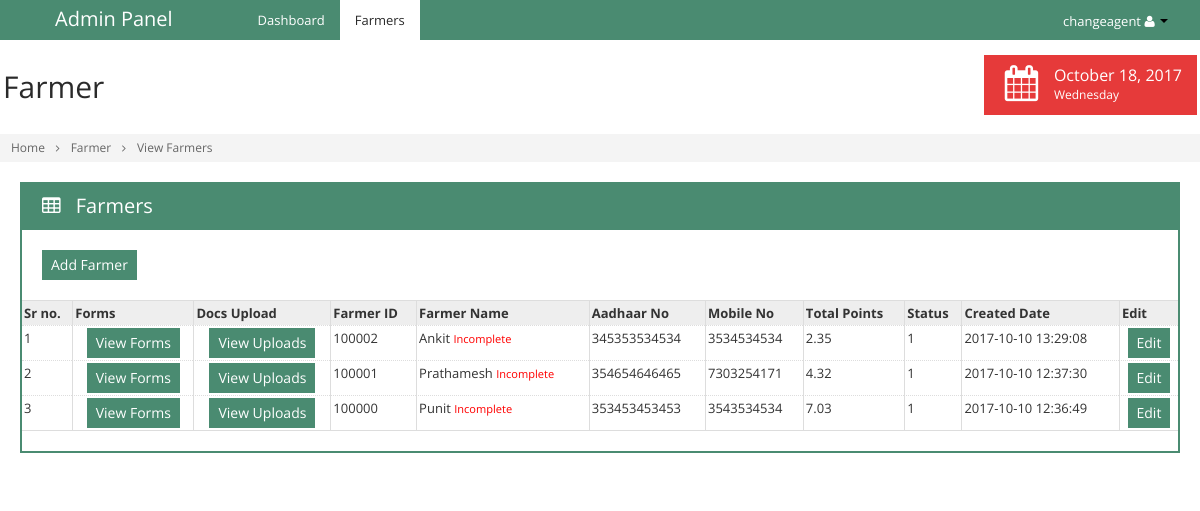
Screenshot of /view_farmers.php?pag=farmers (signed in) with the database file from the repository.
### tables this page shows
CREATE TABLE IF NOT EXISTS `tbl_farmers` (
  `id` int(11) NOT NULL AUTO_INCREMENT,
  `fm_caid` int(11) NOT NULL,
  `fm_id` int(11) NOT NULL,
  `fm_name` varchar(255) NOT NULL,
  `fm_aadhar` bigint(11) NOT NULL,
  `fm_mobileno` bigint(11) NOT NULL,
  `fm_loan` varchar(255) NOT NULL,
  `fm_amount` varchar(255) NOT NULL,
  `fm_status` int(11) NOT NULL,
  `fm_createddt` datetime NOT NULL,
  `fm_createdby` varchar(255) NOT NULL,
  `fm_modifieddt` datetime NOT NULL,
  `fm_modifiedby` varchar(255) NOT NULL,
  PRIMARY KEY (`id`)
);

CREATE TABLE IF NOT EXISTS `tbl_points` (
  `id` int(11) NOT NULL AUTO_INCREMENT,
  `fm_id` int(11) NOT NULL,
  `pt_frm1` varchar(11) NOT NULL,
  `pt_frm2` varchar(11) NOT NULL,
  `pt_frm3` varchar(11) NOT NULL,
  `pt_frm4` varchar(11) NOT NULL,
  `pt_frm5` varchar(11) NOT NULL,
  `pt_frm6` varchar(11) NOT NULL,
  `pt_frm7` varchar(11) NOT NULL,
  `pt_frm8` varchar(11) NOT NULL,
  `pt_frm8_fh` varchar(11) NOT NULL,
  `pt_frm9` varchar(11) NOT NULL,
  `pt_frm10` varchar(11) NOT NULL,
  `pt_frm11` varchar(11) NOT NULL,
  `pt_frm12` varchar(11) NOT NULL,
  `pt_frm13` varchar(11) NOT NULL,
  `pt_frm14` varchar(11) NOT NULL,
  PRIMARY KEY (`id`)
);

### include/query-helper.php (called while the page is built, shortened)
<?php
	function lookup_value($table,$col_array,$where,$not_where_array=array(),$and_like_array=array(),$or_like_array=array())
	{
		global $db_con;
		$colums  =implode(',',$col_array);
		$col     =1;
		if($colums=="")
		{
			$colums =' * ';
			$col    ="";
		}
		$sql =" SELECT ".$colums." FROM ".$table." ";
		$sql .=" WHERE 1 = 1 ";
		if(!empty($where))
		{
			foreach($where as $field1 => $value1 )
			{
				$sql  .= " AND ".$field1 ."='".$value1."' ";
			}
		}
		$result	   = mysqli_query($db_con,$sql) or die(mysqli_error($db_con));
		$nums      = mysqli_num_rows($result);
		if($nums !=0)
		{
			if($col=="")
			{
				return $result;
			}
			else
			{
				$row = mysqli_fetch_array($result);
				return $row[$colums];
			}
		}
		else
		{
			return false;
		}
	}
?>

### view_farmers.php (the view, shortened to what this page needs)
<?php
	include('include/connection.php');
	include('include/query-helper.php');
		?>
        <?php
	$ca_id	= $_SESSION['ca_id'];
    if($_SESSION['userType']=="Admin")
    {
        $sql   = "select * from tbl_farmers order by id desc";
    }
    else
    {
       $sql	= "select * from tbl_farmers where fm_caid='".$ca_id."' order by id desc";
    }
	$res	= mysqli_query($db_con,$sql) or die(mysqli_error($db_con));
	$r		= 1;
?>
<!doctype html>
<html>
    <head>
    </head>
    <body class="<?php echo $theme_name; ?>" data-theme="<?php echo $theme_name; ?>">
        <div class="container-fluid" id="content">
            <div id="main" style="margin-left:0px !important">
                <div class="container-fluid">
                    <div class="row-fluid">
                        <div class="span12">
                            <div class="box box-color box-bordered">
                                <div class="box-title">
                                    <h3>
                                        <i class="icon-table"></i>
                                        Farmers
                                    </h3>
                                </div>
                                <div class="box-content nopadding">
                                    <div style="padding:20px">
                                        <a href="add_farmers.php?pag=farmers" class="btn btn-primary">
                                            Add Farmer
                                        </a>
                                    </div>
                                    <form id="mainform" action="deletefarmers.php" method="post">
                                        <div id="comp_1">
                                            <table class="table table-bordered dataTable dataTable-scroll-x">
                                                <thead>
                                                    <tr>
                                                        <th>Sr no.</th>
                                                        <th>Forms</th>
                                                        <th>Docs Upload</th>
                                                        <th>Farmer ID</th>
                                                        <th>Farmer Name</th>
                                                        <th>Aadhaar No</th>
                                                        <th>Mobile No</th>
                                                        <th>Total Points</th>
                                                        <th>Status</th>
                                                        <th class='hidden-350'>Created Date</th>
                                                        <th>Edit</th>
                                                    </tr>
                                                </thead>
                                                <tbody>
                                                    <?php
                                                    while($row = mysqli_fetch_array($res))
                                                    {
														$result = lookup_value('tbl_points',array(),array("fm_id"=>$row['fm_id']),array(),array(),array());
														if($result)
														{
															$num	= mysqli_num_rows($result);
															if($num != 0)
															{
																$pt_row	= mysqli_fetch_array($result);
															}
														}
														$sum_of_points	= $pt_row['pt_frm1'] + $pt_row['pt_frm2'] + $pt_row['pt_frm3'] + $pt_row['pt_frm4'] + $pt_row['pt_frm5'] + $pt_row['pt_frm6'] + $pt_row['pt_frm7'] + $pt_row['pt_frm8'] + $pt_row['pt_frm8_fh'] + $pt_row['pt_frm9'] + $pt_row['pt_frm10'] + $pt_row['pt_frm11'] + $pt_row['pt_frm12'] + $pt_row['pt_frm13'] + $pt_row['pt_frm14'];
														$avg_of_points	= round($sum_of_points / 15, 2);
                                                        ?>
                                                        <tr>
                                                            <td><?php echo $r; ?></td>
                                                            <td style="text-align:center;">
                                                            	<a href="get_farmer_details.php?pag=farmers&fm_id=<?php echo $row['fm_id']; ?>" class="btn btn-primary">View Forms</a>
                                                            </td>
                                                            <td style="text-align:center;">
                                                                <a href="get_farmerdoc.php?pag=farmers&fm_id=<?php echo $row['fm_id']; ?>" class="btn btn-primary">View Uploads</a>
                                                            </td>
                                                            <td><?php echo $row['fm_id']; ?></td>
                                                            <td><?php echo ucwords($row['fm_name']); ?>
                                                            <?php
                                                            $sql_check_point  	= " SELECT * FROM tbl_points ";
															$sql_check_point  	.= " WHERE pt_frm1 !='' AND pt_frm2 !='' ";
															$sql_check_point  	.= " 	AND pt_frm3 !='' AND pt_frm8_fh !='' ";
															$sql_check_point  	.= " 	AND pt_frm6 !='' AND pt_frm7 !='' ";
															$sql_check_point  	.= " 	AND pt_frm8 !='' AND pt_frm9 !='' ";
															$sql_check_point  	.= " 	AND pt_frm10 !='' AND pt_frm5 !='' ";
															$sql_check_point  	.= " 	AND pt_frm12 !='' AND pt_frm13 !='' ";
															$sql_check_point  	.= " 	AND pt_frm11 !='' ";
															$sql_check_point  	.= " 	AND fm_id='".$row['fm_id']."' ";
                                                            $res_check_point  = mysqli_query($db_con,$sql_check_point) or die(mysqli_error($db_con));
                                                            $num_check_point  = mysqli_num_rows($res_check_point);
                                                            if($num_check_point==0)
                                                            {
                                                                echo '<small style="color:red">Incomplete</small>';
                                                            }
                                                            else
                                                            {
                                                                echo '<small style="color:green">Complete</small>';
                                                            }
                                                            ?>
                                                            </td>
                                                            <td><?php echo $row['fm_aadhar']; ?></td>
                                                            <td><?php echo $row['fm_mobileno']; ?></td>
                                                            <td><?php echo $avg_of_points; ?></td>
                                                            <td><?php echo $row['fm_status']; ?></td>
                                                            <td><?php echo $row['fm_createddt']; ?></td>
                                                            <td style="text-align:center;">
                                                            	<a href="edit_farmer.php?pag=farmers&fm_id=<?php echo $row['fm_id']; ?>" class="btn btn-primary">Edit</a>
                                                            </td>
                                                        </tr>
                                                        <?php
                                                        $r++;
                                                    }
                                                    ?>
                                                </tbody>
                                            </table>
                                        </div>
                                    </form>
                                </div>
                            </div>
                        </div>
                    </div>
                </div>
            </div>
       	</div>
	</body>
</html>

### css/themes.css (style rules this page uses)
.theme-green .btn.btn-primary { background: #4A8B71 }
.theme-green a { color: #4A8B71 }
.theme-green .btn { color: #333 }
.theme-green .btn.btn-primary { background: #4A8B71; color: #fff }
.theme-green #main .box.box-color .box-title { background: #4A8B71 }
.theme-green #main .box.box-bordered.box-color .box-title { border-color: #4A8B71 }
.theme-green #main .box.box-bordered.box-color .box-content { border-color: #4A8B71 }

### rows the page displays
tbl_farmers: fm "100002", fm_name "Ankit", fm_aadhar "345353534534", fm_mobileno "3534534534", tbl_points.pt_frm1+pt_frm2+pt_frm3 "2.35", fm_status "1", fm_createddt "2017-10-10 13:29:08"
tbl_farmers: fm "100001", fm_name "Prathamesh", fm_aadhar "354654646465", fm_mobileno "7303254171", tbl_points.pt_frm1+pt_frm2+pt_frm3 "4.32", fm_status "1", fm_createddt "2017-10-10 12:37:30"
tbl_farmers: fm "100000", fm_name "Punit", fm_aadhar "353453453453", fm_mobileno "3543534534", tbl_points.pt_frm1+pt_frm2+pt_frm3 "7.03", fm_status "1", fm_createddt "2017-10-10 12:36:49"

### other values shown
$_SESSION['sqyard_user'] "changeagent"
$feature_name "Farmer"
$home_name "Home"
$title "View Farmers"
